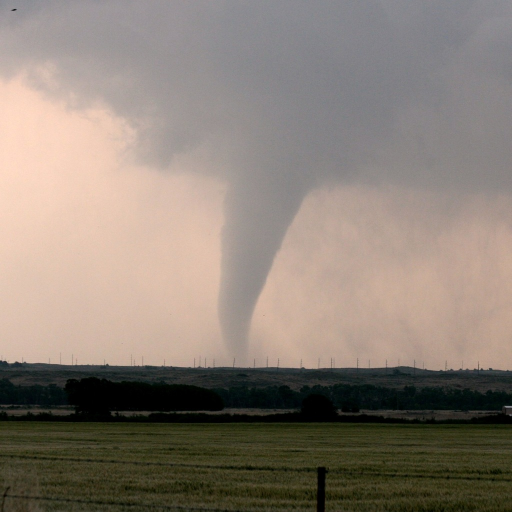
#> input picture godot/tools/ui_art/avatar_sources/tom_photo.jpg, 1024 x 1024 px (shown at 1/2 size)
$ python build_avatars.py avatar_sources/tom_photo.jpg
#> lines starting #> are read from the running program, lines starting #| are printed output that depends on the picture; after the words box and inside, x2 and y2 are one past the last pixel; in counts of white or black regions, pixels touching at a corner belong together
### godot/tools/ui_art/avatars_eclectic.py
"""The eclectic avatar set (lane avatars, round 2): each account looks like a picture the person uploaded themselves.

No shared tile, border or palette. Sources are mixed on purpose: real CC0 photographs (Sam, You, Wren, Tom's composite),
cartoons (Maya's cat, Riley's dog), a logo and a badge (Kit's mascot, Rennick's constabulary emblem), a stock-style vector
(Jo), a product shot (Alex) and a glitched default (Unknown). Photos come from avatar_sources/ (avatar_photo_prep.py).
Every function returns a 2048 x 2048 RGBA master; build_avatars.py downsamples and writes the files.
"""
import math, os
import numpy as np
from PIL import Image, ImageDraw, ImageFilter, ImageEnhance, ImageChops
import build_avatars as B
from build_avatars import N, P, blank, m_poly, m_ell, m_rrect, m_line, m_union, m_sub, m_and, m_rot, m_shift, m_grow, Layer, hx

HERE = os.path.dirname(os.path.abspath(__file__))
SRC = os.path.join(HERE, "avatar_sources")
UI = B.UI
TEX = os.path.normpath(os.path.join(HERE, "..", "..", "assets", "textures"))

# key: (what it is, kind of image, source line, licence, one-line rationale)
CAST = {
    "maya": ("a cartoon of her ginger cat", "cartoon", "drawn in code (own work)", "original",
             "An editor who lives online posts her cat, drawn as a cheeky cartoon on a sunny yellow."),
    "jo": ("festival bunting and string lights at dusk", "stock-style vector", "drawn in code (own work)", "original",
           "Jo books the festival: her picture is the bunting and lights she spends every summer hanging."),
    "riley": ("a cartoon of her sheepdog", "cartoon", "drawn in code (own work)", "original",
              "The ranger protecting the flock picks her working dog, a black-and-white collie, not herself."),
    "tom": ("a tornado over the Kansas plains", "photo",
            "NOAA Photo Library nssl0232 'Tornado over the Kansas plains' (Wikimedia Commons; full URL in APPUI-README),"
            " Sean Waugh, NOAA/NSSL, 23 May 2008",
            "public domain (NOAA employee work)",
            "Tom chases storms, so his picture is the one he is proudest of: a tornado roping down over a wheat field."),
    "sam": ("fair-weather cumulus in a blue sky", "photo",
            "Poly Haven kloofendal_48d_partly_cloudy_puresky, https://polyhaven.com/a/kloofendal_48d_partly_cloudy_puresky,"
            " Greg Zaal", "CC0", "A precise meteorologist posts a textbook cumulus sky, the kind he reads windows from."),
    "alex": ("his own race drone on the workbench", "product shot",
             "Raptor render from lane appui2 (items/cutout/raptor.png, own work) on Poly Haven wood_planks_grey"
             " (https://polyhaven.com/a/wood_planks_grey, Rob Tuytel)", "own work + CC0",
             "The tech reviewer's picture is gear: his Raptor quad shot like a review thumbnail on the bench."),
    "rennick": ("Halloway Provincial Constabulary emblem", "logo / badge", "drawn in code (own work); fictional service,"
                " no real crest, motto or text", "original",
                "The constable uses the service emblem: shield, crown, laurel and a lamp, blue and gold, fictional."),
    "unknown": ("a glitched default silhouette", "pixel / glitch", "drawn in code (own work)", "original",
                "Never set a picture: the grey default placeholder, corrupted with pixel glitches."),
    "you": ("a sunrise over a misty field", "photo",
            "Poly Haven HDRI bundled with Blender 4.2.3 (studiolights/world/sunrise.exr), Greg Zaal", "CC0",
            "The pilot's own dawn shot: low sun through mist over a field, the light every drone flyer waits for."),
    "wren": ("a gravel trail through the woods", "photo",
             "Poly Haven HDRI bundled with Blender 4.2.3 (studiolights/world/forest.exr), Greg Zaal", "CC0",
             "A hiker's own trail photo: a gravel path curving off into green woods, the kind of walk Wren set out on."),
    "kit": ("DroneBudz support mascot", "logo / mascot", "drawn in code (own work)", "original",
            "The support desk uses the app's mascot: a friendly little prop-bot wearing a headset."),
}


def photo(name, size=N):
    return Image.open(os.path.join(SRC, name + ".jpg")).convert("RGB").resize((size, size), Image.LANCZOS)


def solid(col):
    return Image.new("RGBA", (N, N), hx(col))


def over(base, layer):
    return Image.alpha_composite(base, layer.img)


# ------------------------------------------------------------------ cartoons

def maya():
    bg = solid("#F5C542")
    L = Layer()
    INK = "#2B1B12"
    ears = [m_poly([(0.22, 0.40), (0.25, 0.12), (0.45, 0.28)]), m_poly([(0.78, 0.40), (0.75, 0.12), (0.55, 0.28)])]
    head = m_ell(0.5, 0.56, 0.33, 0.29)
    body = m_union(head, *ears)
    L.fill(m_grow(body, 0.026), INK)
    L.fill(body, "#E8893A")
    for e, (x0, x1) in zip(ears, ((0.25, 0.37), (0.75, 0.63))):
        L.fill(m_poly([(x0 + (0.0 if x0 < 0.5 else 0.0), 0.19), ((x0 + x1) / 2 + (-0.02 if x0 < 0.5 else 0.02), 0.31),
                       (x0 + (0.03 if x0 < 0.5 else -0.03), 0.36)]), "#F4A6A0")
    for dx in (-0.07, 0.0, 0.07):                                   # tabby stripes
        L.fill(m_line([(0.5 + dx, 0.30), (0.5 + dx * 0.8, 0.40)], 0.028), "#B85D1E")
    L.fill(m_line([(0.19, 0.55), (0.27, 0.56)], 0.022), "#B85D1E")
    L.fill(m_line([(0.81, 0.55), (0.73, 0.56)], 0.022), "#B85D1E")
    muzzle = m_union(m_ell(0.445, 0.66, 0.085, 0.07), m_ell(0.555, 0.66, 0.085, 0.07))
    L.fill(muzzle, "#FFF4E2")
    for x in (0.39, 0.61):                                          # eyes, half-lidded and smug
        L.fill(m_ell(x, 0.52, 0.062, 0.058), "#FFFFFF")
        L.fill(m_ell(x, 0.53, 0.050, 0.050), "#7DBA3F")
        L.fill(m_ell(x, 0.53, 0.014, 0.042), INK)
        L.fill(m_ell(x + 0.016, 0.51, 0.010), "#FFFFFF")
        L.fill(m_rrect(x - 0.07, 0.455, x + 0.07, 0.50, 0.0), "#E8893A")      # lid
        L.fill(m_line([(x - 0.065, 0.50), (x + 0.065, 0.50)], 0.014), INK)
    L.fill(m_poly([(0.47, 0.61), (0.53, 0.61), (0.5, 0.645)]), "#E86F7F")
    L.fill(m_line([(0.5, 0.645), (0.5, 0.67), (0.47, 0.69)], 0.012), INK)
    L.fill(m_line([(0.5, 0.67), (0.53, 0.69)], 0.012), INK)
    for y, s in ((0.64, 1), (0.68, 1)):
        L.fill(m_line([(0.36, y), (0.16, y - 0.03 * s)], 0.008), INK)
        L.fill(m_line([(0.64, y), (0.84, y - 0.03 * s)], 0.008), INK)
    return over(bg, L)


def riley():
    bg = solid("#E76F51")
    L = Layer()
    INK = "#1B1B1F"
    BLACK = "#24242A"
    WHITE = "#FAF7F0"
    L.fill(m_ell(0.5, 0.56, 0.30, 0.26).filter(ImageFilter.GaussianBlur(0.05 * N)), "#B5442A", 0.5)
    ear_l = m_rot(m_ell(0.26, 0.30, 0.075, 0.14), 28, 0.26, 0.30)
    ear_r = m_rot(m_ell(0.74, 0.30, 0.075, 0.14), -28, 0.74, 0.30)
    head = m_ell(0.5, 0.50, 0.27, 0.25)
    muzzle = m_ell(0.5, 0.66, 0.15, 0.12)
    allm = m_union(ear_l, ear_r, head, muzzle)
    L.fill(m_grow(allm, 0.024), INK)
    L.fill(m_union(ear_l, ear_r, head), BLACK)
    blaze = m_union(m_poly([(0.46, 0.27), (0.54, 0.27), (0.60, 0.56), (0.40, 0.56)]), muzzle)
    L.fill(blaze, WHITE)
    L.fill(m_and(m_ell(0.5, 0.80, 0.20, 0.08), m_rrect(0, 0.74, 1, 1, 0)), WHITE)
    L.fill(m_rot(m_ell(0.27, 0.32, 0.035, 0.08), 28, 0.27, 0.32), "#6B4A4A")
    L.fill(m_rot(m_ell(0.73, 0.32, 0.035, 0.08), -28, 0.73, 0.32), "#6B4A4A")
    for x in (0.39, 0.61):
        L.fill(m_ell(x, 0.47, 0.048), "#C98A3A")                     # tan eyebrow spots
        L.fill(m_ell(x, 0.51, 0.045), "#FFFFFF")
        L.fill(m_ell(x + 0.006, 0.515, 0.032), "#3A2414")
        L.fill(m_ell(x + 0.016, 0.502, 0.010), "#FFFFFF")
    L.fill(m_ell(0.5, 0.615, 0.052, 0.038), INK)                      # nose
    L.fill(m_ell(0.488, 0.605, 0.014, 0.009), "#FFFFFF", 0.7)
    L.fill(m_line([(0.5, 0.65), (0.5, 0.68)], 0.012), INK)
    mouth = m_sub(m_ell(0.5, 0.69, 0.07, 0.055), m_rrect(0.3, 0.6, 0.7, 0.69, 0))
    L.fill(mouth, "#7A1F2B")
    L.fill(m_and(m_ell(0.5, 0.74, 0.04, 0.04), mouth), "#F07C8A")   # tongue
    return over(bg, L)


# ------------------------------------------------------------------ stock-style vector

def jo():
    yy = np.linspace(0, 1, N, dtype=np.float32)[:, None]
    top, bot = np.array(hx("#1E1B4B")[:3], np.float32), np.array(hx("#E0577A")[:3], np.float32)
    mid = np.array(hx("#7B3F8C")[:3], np.float32)
    g = np.where(yy < 0.55, top + (mid - top) * (yy / 0.55), mid + (bot - mid) * ((yy - 0.55) / 0.45))
    img = np.repeat(g[:, None, :], N, 1)
    bg = Image.fromarray(np.concatenate([img, np.full((N, N, 1), 255, np.float32)], -1).astype(np.uint8), "RGBA")
    L = Layer()
    rng = np.random.default_rng(5)
    for _ in range(26):                                              # warm bokeh
        x, y, r = rng.random(), 0.15 + rng.random() * 0.75, 0.02 + rng.random() * 0.05
        L.fill(m_ell(x, y, r).filter(ImageFilter.GaussianBlur(r * N * 0.25)), "#FFD27A", 0.25 + rng.random() * 0.35)
    L.fill(m_poly([(0.0, 1.0), (0.0, 0.86), (0.18, 0.80), (0.42, 0.84), (0.62, 0.78), (0.85, 0.83), (1.0, 0.79), (1.0, 1.0)]),
           "#16132F")                                               # hill line
    L.fill(m_poly([(0.58, 0.82), (0.72, 0.66), (0.86, 0.82)]), "#16132F")   # marquee tent
    cols = ["#F2C14E", "#E8505B", "#3FB8AF", "#F7F3E8", "#8EC63F", "#F28C38"]
    for sw, (y0, sag, n, size) in enumerate(((0.14, 0.16, 7, 0.085), (0.36, 0.14, 6, 0.10))):
        pts = [(t, y0 + sag * 4 * t * (1 - t)) for t in np.linspace(-0.05, 1.05, 40)]
        L.fill(m_line(pts, 0.008), "#2A2440")
        for k in range(n):
            t = (k + 0.5) / n
            x, y = -0.05 + 1.1 * t, y0 + sag * 4 * t * (1 - t)
            a = math.atan(sag * 4 * (1 - 2 * t) / 1.1)
            w = size * 0.55
            tri = [(x - w * math.cos(a), y - w * math.sin(a)), (x + w * math.cos(a), y + w * math.sin(a)),
                   (x + size * 1.2 * math.sin(a) * -1 + 0.0, y + size * 1.2 * math.cos(a))]
            m = m_poly(tri)
            L.shadow(m, 0.004, 0.010, 0.006, 0.35)
            L.fill(m, cols[(k + sw * 2) % len(cols)])
            L.fill(m_and(m, m_shift(m_poly(tri), -0.012, 0)), "#FFFFFF", 0.12)
    for k in range(9):                                               # string lights
        t = (k + 0.3) / 9
        x, y = 0.05 + 0.9 * t, 0.58 + 0.08 * 4 * t * (1 - t)
        L.fill(m_ell(x, y, 0.03).filter(ImageFilter.GaussianBlur(0.012 * N)), "#FFE08A", 0.9)
        L.fill(m_ell(x, y, 0.010), "#FFF6D6")
    return over(bg, L)


# ------------------------------------------------------------------ logos and badges

# [117 lines left out: functions rennick, kit, unknown, not called in this run]


# ------------------------------------------------------------------ photographs

def _grade(img, contrast=1.0, sat=1.0, bright=1.0, sharp=True):
    img = ImageEnhance.Contrast(img).enhance(contrast)
    img = ImageEnhance.Color(img).enhance(sat)
    img = ImageEnhance.Brightness(img).enhance(bright)
    if sharp:
        img = img.filter(ImageFilter.UnsharpMask(radius=6, percent=60, threshold=2))
    return img


def sam():
    return _grade(photo("cumulus"), 1.08, 1.05).convert("RGBA")


def you():
    return _grade(photo("sunrise_field"), 1.12, 1.15).convert("RGBA")


def wren():
    return _grade(photo("woodland_trail"), 1.12, 1.12).convert("RGBA")


def tom():
    """The real NOAA tornado photo when present (avatar_sources/tom_photo.jpg), else the lightning composite."""
    if os.path.exists(os.path.join(SRC, "tom_photo.jpg")):
        return _grade(photo("tom_photo"), 1.32, 1.08, 0.94).convert("RGBA")
    return tom_lightning()


# [43 lines left out: function tom_lightning, not called in this run]


def alex():
    wood = Image.open(os.path.join(TEX, "barnwood_diff.jpg")).convert("RGB")
    wood = wood.rotate(90, expand=True).resize((N, N), Image.LANCZOS).filter(ImageFilter.GaussianBlur(10))
    w = np.asarray(wood, np.float32)
    yy, xx = np.mgrid[0:N, 0:N].astype(np.float32) / N
    light = 0.55 + 0.75 * np.exp(-(((xx - 0.45) ** 2) / 0.18 + ((yy - 0.35) ** 2) / 0.12))
    w = w * light[..., None] * np.array([1.12, 1.0, 0.86])           # warm lamp on the bench
    bg = Image.fromarray(np.clip(w, 0, 255).astype(np.uint8), "RGB").convert("RGBA")
    drone = Image.open(os.path.join(UI, "items", "cutout", "raptor.png")).convert("RGBA")
    S = int(N * 1.22)
    drone = drone.resize((S, S), Image.LANCZOS)
    L = Layer()
    L.fill(m_ell(0.5, 0.70, 0.46, 0.13).filter(ImageFilter.GaussianBlur(0.04 * N)), "#000000", 0.6)
    out = over(bg, L)
    layer = Image.new("RGBA", (N, N), (0, 0, 0, 0))
    layer.paste(drone, (-(S - N) // 2, -(S - N) // 2 + int(N * 0.02)), drone)
    out.alpha_composite(layer)
    return ImageEnhance.Brightness(out).enhance(1.12)


EMBLEM = {"maya": maya, "jo": jo, "riley": riley, "tom": tom, "sam": sam, "alex": alex, "rennick": rennick,
          "unknown": unknown, "you": you, "wren": wren, "kit": kit}

### godot/tools/ui_art/build_avatars.py
"""Chat and Casebook avatars (lane avatars). Replaces the appui2 MakeHuman portrait renders.

Two sets (see "sets and output" at the end of this file): "eclectic", the active one, made in avatars_eclectic.py, where each
account looks like a picture the person uploaded; and "emblem", round 1, drawn by the functions in this file and kept as
the alternate set in assets/ui/avatars_alt/. Switch: python build_avatars.py --switch emblem   (or --switch eclectic).

The emblem set, as first briefed:

Robert does not want people-model renders as avatars. Each account gets a profile-picture emblem that says something
about the person: a prop, an animal, a mascot or a mark. One tile shape, one border and one palette (docs/UI-STYLE.md)
hold the set together; the drawing style varies a little per person (cut paper, sticker, flat vector, line drawing,
badge, pixel, hand-drawn doodle). No text, no real crests, brands or likenesses.

Everything is drawn in code at 2048 px (4x supersampling of the 512 root file) with hand-built vector shapes in
Pillow, then downsampled with Lanczos. Outputs, at the exact paths UniverseUI.avatar() and the manifest use:
  assets/ui/avatar_<key>.png             512 x 512 tile, rounded square, transparent outside the corners
  assets/ui/avatars/cutout/<key>.png     512 x 512 the emblem alone on transparent (no tile, no border)
  assets/ui/sizes/96|48/avatar_<key>.png native downscales from the 2048 master, lightly sharpened
Usage: python build_avatars.py [--sheet]     (--sheet also writes docs/realism/models/avatars_final_views.jpg)
"""
import math, os, sys
import numpy as np
from PIL import Image, ImageChops, ImageDraw, ImageFilter

HERE = os.path.dirname(os.path.abspath(__file__))
UI = os.path.normpath(os.path.join(HERE, "..", "..", "assets", "ui"))
N = 2048                      # master canvas, 4x the 512 root file

# Palette: docs/UI-STYLE.md plus one tile colour per person.
CREAM = "#F0E9D1"
PAPER = "#E9DDBE"
INK = "#1F241F"
INK2 = "#2A2F29"
BRASS = "#E0AB59"
BRASS_D = "#B9853A"
MOSS = "#74A87A"
LAKE = "#5C959F"
RUST = "#B36447"
RED = "#DB5C52"
DIM = "#C2C0AE"

TILE = {
    "maya": "#8E3E5C",      # raspberry
    "jo": "#6A5592",        # violet
    "riley": "#5E8A5F",     # moss
    "tom": "#587795",       # storm steel blue
    "sam": "#3B8584",       # lake teal
    "alex": "#B36447",      # rust
    "rennick": "#25314A",   # deep constabulary navy
    "unknown": "#1A1E20",   # charcoal
    "you": "#E0AB59",       # brass, the player's action colour
    "wren": "#E9DDBE",      # field-map paper
    "kit": "#9CC4C8",       # pale lake
}

CAST = [  # key, person, concept, style, one-line rationale
    ("maya", "Maya, editor and channel owner", "clapperboard", "cut paper",
     "Maya cuts every clip before it goes up: a cut-paper clapperboard says editor and channel owner."),
    ("jo", "Jo, events and bookings", "festival ticket", "sticker",
     "Jo books the festival and the parade: a die-cut admit-one ticket with a star punched in."),
    ("riley", "Riley, park ranger", "sheep", "flat vector",
     "Riley guards the pasture, the flock and the graves: a sheep she is protecting."),
    ("tom", "Tom, storm chaser", "storm cloud and bolt", "flat vector",
     "Tom is restless and chases weather: a thundercloud throwing a mustard bolt."),
    ("sam", "Sam, meteorologist", "windsock", "line drawing",
     "Sam is precise about wind windows: a striped windsock drawn in clean lines, gusts trailing."),
    ("alex", "Alex, tech reviewer", "gear and spanner", "embroidered badge",
     "Alex reviews gear and offers tools: a stitched workshop patch with a gear and a spanner."),
    ("rennick", "Constable Rennick, Halloway Valley Constabulary", "peaked cap with a lamp", "badge",
     "Rennick is quiet authority from 1984: a constable's peaked cap carrying a lit lamp, no crest."),
    ("unknown", "Unknown account", "pixel question mark", "pixel",
     "The anonymous account: a low-resolution question mark glowing on charcoal, no face at all."),
    ("you", "You, the pilot", "smiling quadcopter", "sticker",
     "The player: a friendly top-down quadcopter sticker with two LED eyes, on brass."),
    ("wren", "Wren, lost hiker", "wren bird in a scarf", "hand-drawn doodle",
     "Wren is the bird they are named for, in their red scarf, on a dotted trail across map paper."),
    ("kit", "Kit, DroneBudz support", "lifebuoy", "flat vector",
     "Kit is the help desk: a rust-and-cream lifebuoy, the universal sign for 'I can help'."),
]


# ---------------------------------------------------------------- drawing kit (unit coordinates 0..1)

def hx(c, a=255):
    c = c.lstrip("#")
    return (int(c[0:2], 16), int(c[2:4], 16), int(c[4:6], 16), a)


def P(x, y):
    return (x * N, y * N)


def blank():
    return Image.new("L", (N, N), 0)


# [4 lines left out: function m_poly, not called in this run]


def m_ell(cx, cy, rx, ry=None):
    ry = rx if ry is None else ry
    m = blank()
    ImageDraw.Draw(m).ellipse([P(cx - rx, cy - ry), P(cx + rx, cy + ry)], fill=255)
    return m


# [22 lines left out: functions m_rrect, m_line, m_union, not called in this run]


def m_sub(a, b):
    return ImageChops.subtract(a, b)


def m_and(a, b):
    return ImageChops.multiply(a, b)


def m_rot(m, deg, cx=0.5, cy=0.5):
    return m.rotate(deg, resample=Image.BICUBIC, center=P(cx, cy))


def m_shift(m, dx, dy):
    return ImageChops.offset(m, int(dx * N), int(dy * N))


# [4 lines left out: function m_grow, not called in this run]


def m_scale_alpha(m, a):
    return m.point(lambda v: int(v * a))


# [19 lines left out: function jitter, not called in this run]


def circle_pts(cx, cy, r, n=72, ry=None):
    ry = r if ry is None else ry
    return [(cx + r * math.cos(2 * math.pi * i / n), cy + ry * math.sin(2 * math.pi * i / n)) for i in range(n)]


class Layer:
    def __init__(self):
        self.img = Image.new("RGBA", (N, N), (0, 0, 0, 0))

    # [4 lines left out: function fill, not called in this run]

    def shadow(self, mask, dx=0.010, dy=0.016, blur=0.010, alpha=0.38, col="#0B0D0C"):
        s = m_shift(mask, dx, dy).filter(ImageFilter.GaussianBlur(blur * N))
        self.fill(s, col, alpha)

    # [6 lines left out: function sticker, not called in this run]


# ---------------------------------------------------------------- the tile, shared by every avatar

TILE_R = 0.22          # corner radius as a fraction of the side: the one corner shape of the set
RING_IN = 0.034        # inset of the cream hairline ring
RING_W = 0.014


def tile_mask():
    return m_rrect(0.0, 0.0, 1.0, 1.0, TILE_R)


# [227 lines left out: functions tile_background, frame, maya, jo, riley, tom and 4 more, not called in this run]


QMARK = [
    "....######....",
    "...########...",
    "..###....###..",
    "..##......##..",
    "..........##..",
    ".........###..",
    "........###...",
    "......####....",
    ".....###......",
    ".....##.......",
    ".....##.......",
    "..............",
    ".....##.......",
    ".....##.......",
]


# [119 lines left out: functions unknown, you, wren, kit, not called in this run]


EMBLEM = {"maya": maya, "jo": jo, "riley": riley, "tom": tom, "sam": sam, "alex": alex, "rennick": rennick,
          "unknown": unknown, "you": you, "wren": wren, "kit": kit}


# ---------------------------------------------------------------- sets and output
#
# Two sets exist. "eclectic" (the default, ACTIVE_SET) looks like pictures people uploaded themselves (avatars_eclectic.py).
# "emblem" is round 1: the illustrated emblems above, kept as the alternate set at Robert's request.
# Both are always written to assets/ui/avatars_alt/ as <key>_<set>.png (512), cutout/<key>_<set>.png and sizes/96|48/.
# The active set is what the game loads: avatar_<key>.png, sizes/96|48/avatar_<key>.png, avatars/cutout/<key>.png.
#   python build_avatars.py --sheet                 render both, eclectic active, rebuild the contact sheet
#   python build_avatars.py --set emblem --sheet    render both, emblem active
#   python build_avatars.py --switch emblem         no rendering: copy avatars_alt/*_emblem into the active files
ACTIVE_SET = "eclectic"
SETS = ("eclectic", "emblem")


# [27 lines left out: functions render, circle_cut, render_set, not called in this run]


def small(img, s):
    return img.resize((s, s), Image.LANCZOS).filter(ImageFilter.UnsharpMask(radius=0.6, percent=55, threshold=1))


# [94 lines left out: functions note, files_for, write, manifest_rows, update_manifest, switch and 1 more, not called in this run]


if __name__ == "__main__":
    a = sys.argv
    if "--switch" in a:
        switch(a[a.index("--switch") + 1])
    else:
        build(sheet="--sheet" in a, active=a[a.index("--set") + 1] if "--set" in a else ACTIVE_SET)
#> the loop in build, `for name in SETS:` made 1 pass
#> pass 1, in maya, `bg = solid("#F5C542")`:
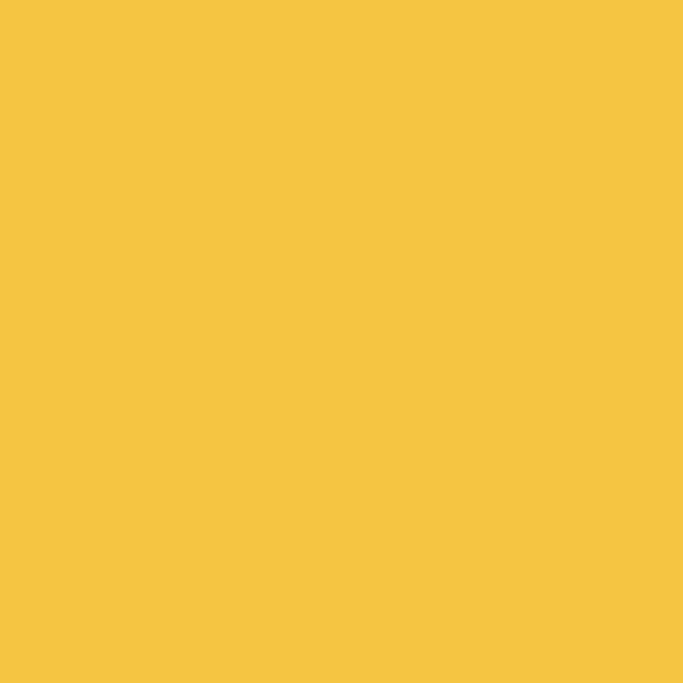
#> bg: PIL image 2048x2048 RGBA (shown at 1/3 size); mean R, G, B, A 245, 197, 66, 255
#> pass 1, in maya, `head = m_ell(0.5, 0.56, 0.33, 0.29)`:
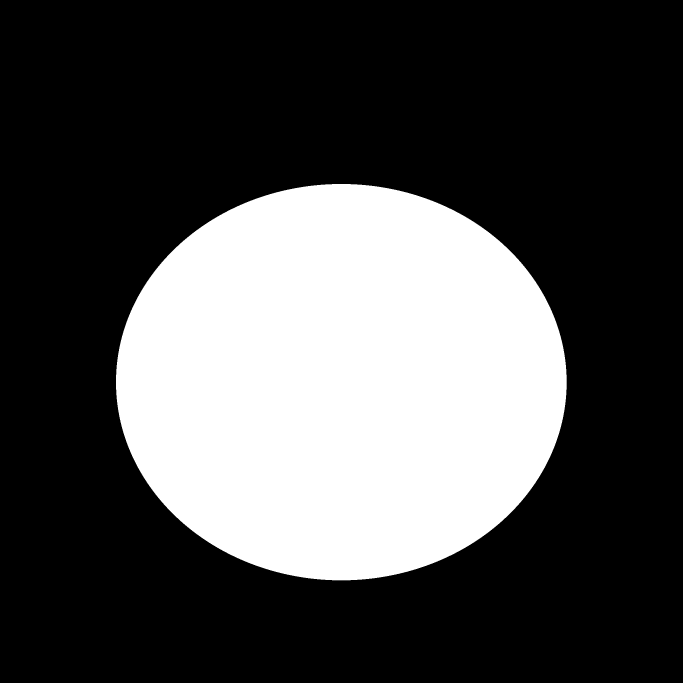
#> head: PIL image 2048x2048 L (shown at 1/3 size); 30.1% white; 1 white region, box (x1, y1, x2, y2) and area: (348, 552, 1700, 1741) 1262400
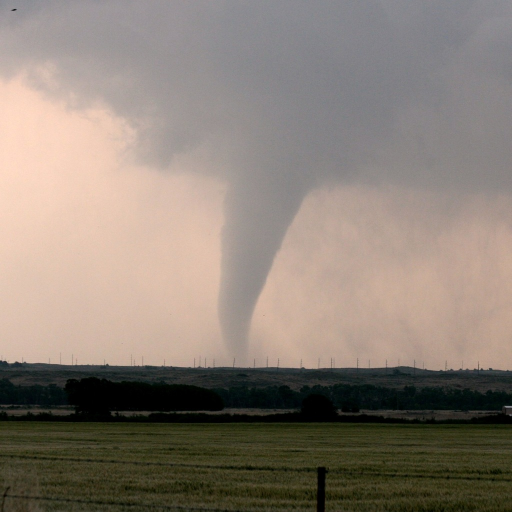
#> input picture godot/tools/ui_art/avatar_sources/tom_photo.jpg, 1024 x 1024 px (shown at 1/2 size)
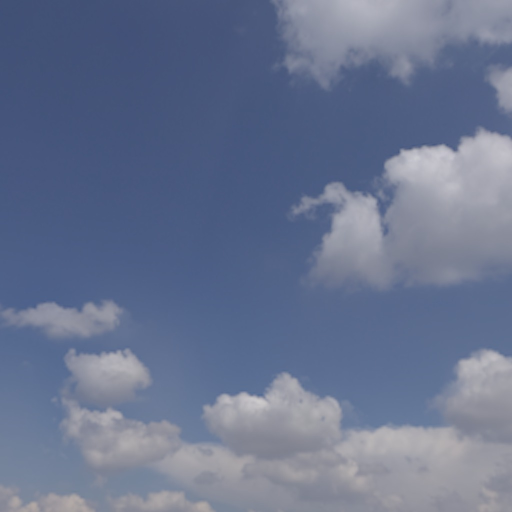
#> input picture godot/tools/ui_art/avatar_sources/cumulus.jpg, 1024 x 1024 px (shown at 1/2 size)
#> (the run stopped early here; a loop or call above may not have finished)
